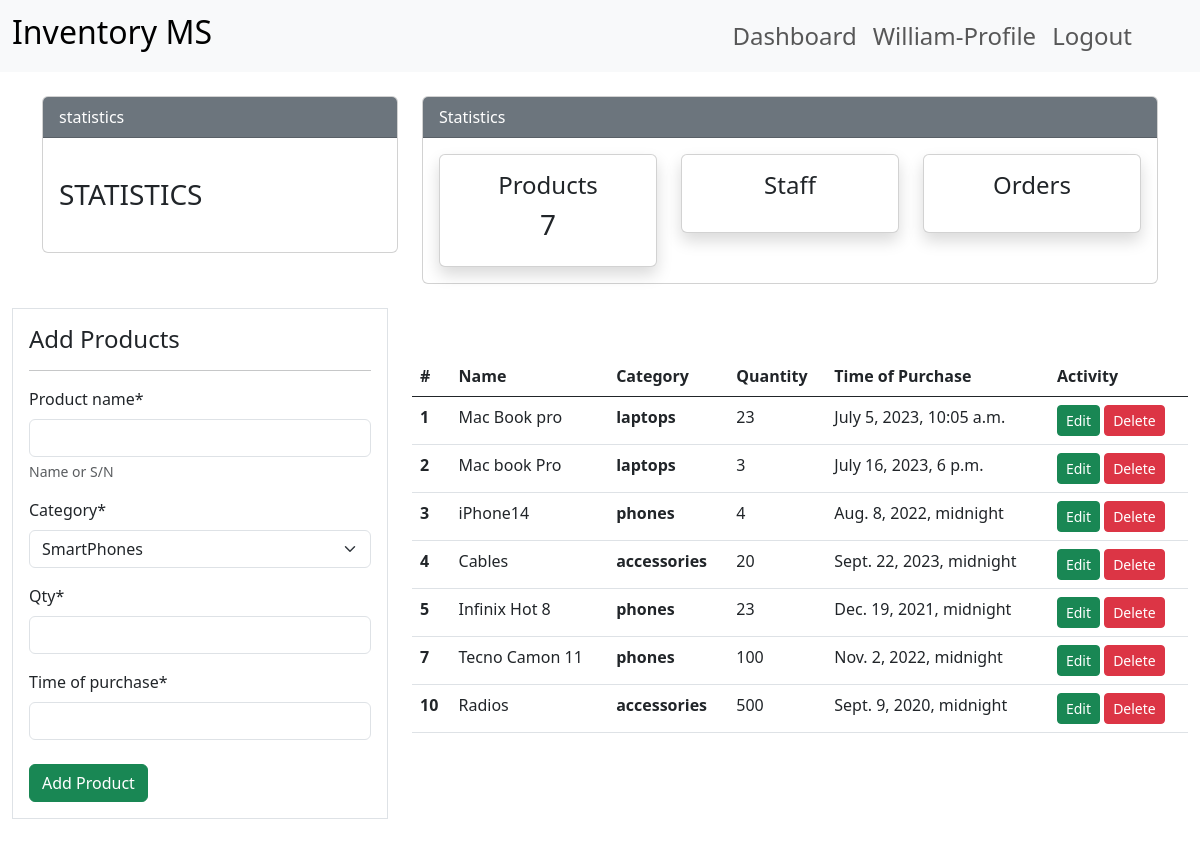
The app's page /dashboard/products/ (signed in) with its own data.
### apps/dashboard/models.py (models this page shows, shortened)
class ProductModel(models.Model):
    product_name=models.CharField(max_length=200, help_text='Name or S/N')
    qty=models.PositiveIntegerField()
    category=models.CharField(max_length=90,choices=category, default='phones')
    time_of_purchase=models.DateTimeField(auto_created=True)

### apps/dashboard/views.py (the view)
# urls.py: path('products/',views.products, name='products'),
@login_required(login_url='login_user')
def products(request):
    items=ProductModel.objects.all()
    all_products=items.count()
    if request.method=='POST':
        product_form=ProductModelForm(request.POST)
        if product_form.is_valid():
            product_form.save()
            product_name=product_form.cleaned_data.get('product_name')
            messages.success(request,f'{product_name} Successfully added')
            return redirect('products')
    else:
        product_form=ProductModelForm()
    dictionary={
        'items':items,
        'product_form':product_form,
        'all_products':all_products,
    }
    return render(request, 'dashboard/products.html',dictionary)

### apps/dashboard/forms.py
class ProductModelForm(forms.ModelForm):
    class Meta:
        model=ProductModel
        fields=['product_name','category','qty','time_of_purchase']

### templates/dashboard/products.html (shortened to what this page needs)
{% extends 'common/base.html'%}
{% load crispy_forms_tags %}
{%load static%}
  {% block content%}
  {% include 'common/statistics.html'%}
  <div class="container-fluid">
    <div class="row my-4">
        <div class="col-md-4">
            <div class="border bg-white p-3">
                <h4>Add Products</h4>
                <hr>
                <form method="post">
                    {{product_form|crispy}}
                    <input class="btn btn-success mt-2" type="submit" value="Add Product">
                </form>
            </div>
        </div>
        <div class="col-md-8 my-5">
            <table class="table bg-white">
                <thead class="bg-dark">
                    <tr class="text-white">
                        <th scope="col">#</th>
                        <th scope="col">Name</th>
                        <th scope="col">Category</th>
                        <th scope="col">Quantity</th>
                        <th scope="col">Time of Purchase</th>
                        <th scope="col">Activity</th>
                    </tr>
                </thead>
                <tbody>
                    {% for item in items%}
                    <tr>
                        <th scope="row">{{item.id}}</th>
                        <td>{{item.product_name}}</td>
                        <td><span class="fw-bold">{{item.category}}</span></td>
                        <td>{{item.qty}}</td>
                        <td>{{item.time_of_purchase}}</td>
                        <td>
                            <a class="btn btn-success btn-sm" href="{% url 'edit_product' item.pk %}">Edit</a>
                            <a class="btn btn-danger btn-sm" href="{% url 'delete_product' item.pk%}">Delete</a>
                        </td>
                    </tr>
                    {%endfor%}
                </tbody>
            </table>
        </div>
    </div>
</div>
  {%endblock%}

### templates/common/nav.html (shortened to what this page needs)
 <!doctype html>
<html lang="en">
  <head>
    <link href="https://cdn.jsdelivr.net/npm/bootstrap@5.3.0/dist/css/bootstrap.min.css" rel="stylesheet">
   </head>
  <body>
    <nav class="navbar navbar-expand-lg bg-body-tertiary">
        <div class="container-fluid">
          <a class="navbar-brand" href="#!"><h2>Inventory MS</h2></a>
          <div class="collapse navbar-collapse" id="navbarNav">
            {% if user.is_authenticated%}
            <ul class="navbar-nav  ms-auto mx-5">
              <li class="nav-item">
                <a class="nav-link" href="{% url 'index_home'%}"><span class="h4">Dashboard</span></a>
              </li>
            <li class="nav-item">
              <a class="nav-link" href="{% url 'profile'%}"><span class="h4">{{user.username}}-Profile</span></a>
            </li>
            <li class="nav-item">
              <a class="nav-link" href="{% url 'logout_user'%}"><span class="h4">Logout</span></a>
            </li>
            {%endif%}
          </div>
        </div>
      </nav>
  </body>
</html>

### static/css/style.css (style rules this page uses)
body { background: rgb(230, 227, 227); }

### templates/common/nav.html (style rules this page uses)
li { list-style-type: none; }

### records on screen
ProductModel: id "1", product_name "Mac Book pro", category "laptops", qty "23", time_of_purchase "July 5, 2023, 10:05 a.m."
ProductModel: id "2", product_name "Mac book Pro", category "laptops", qty "3", time_of_purchase "July 16, 2023, 6 p.m."
ProductModel: id "3", product_name "iPhone14", category "phones", qty "4", time_of_purchase "Aug. 8, 2022, midnight"
ProductModel: id "4", product_name "Cables", category "accessories", qty "20", time_of_purchase "Sept. 22, 2023, midnight"
ProductModel: id "5", product_name "Infinix Hot 8", category "phones", qty "23", time_of_purchase "Dec. 19, 2021, midnight"
ProductModel: id "7", product_name "Tecno Camon 11", category "phones", qty "100", time_of_purchase "Nov. 2, 2022, midnight"
ProductModel: id "10", product_name "Radios", category "accessories", qty "500", time_of_purchase "Sept. 9, 2020, midnight"

### other values on screen
{{ user.username }} "William"
{{ all_products }} "7"
